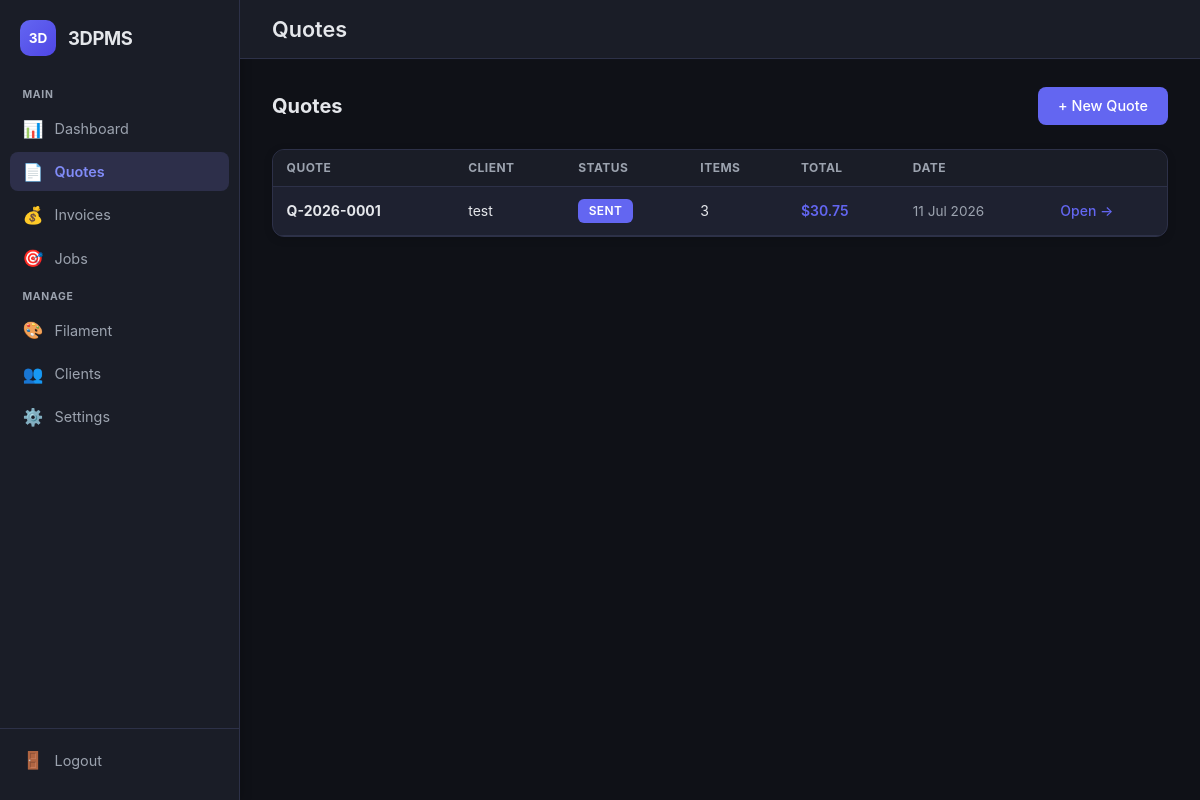
Page /dash/quotes (signed in) on the earlier database version.
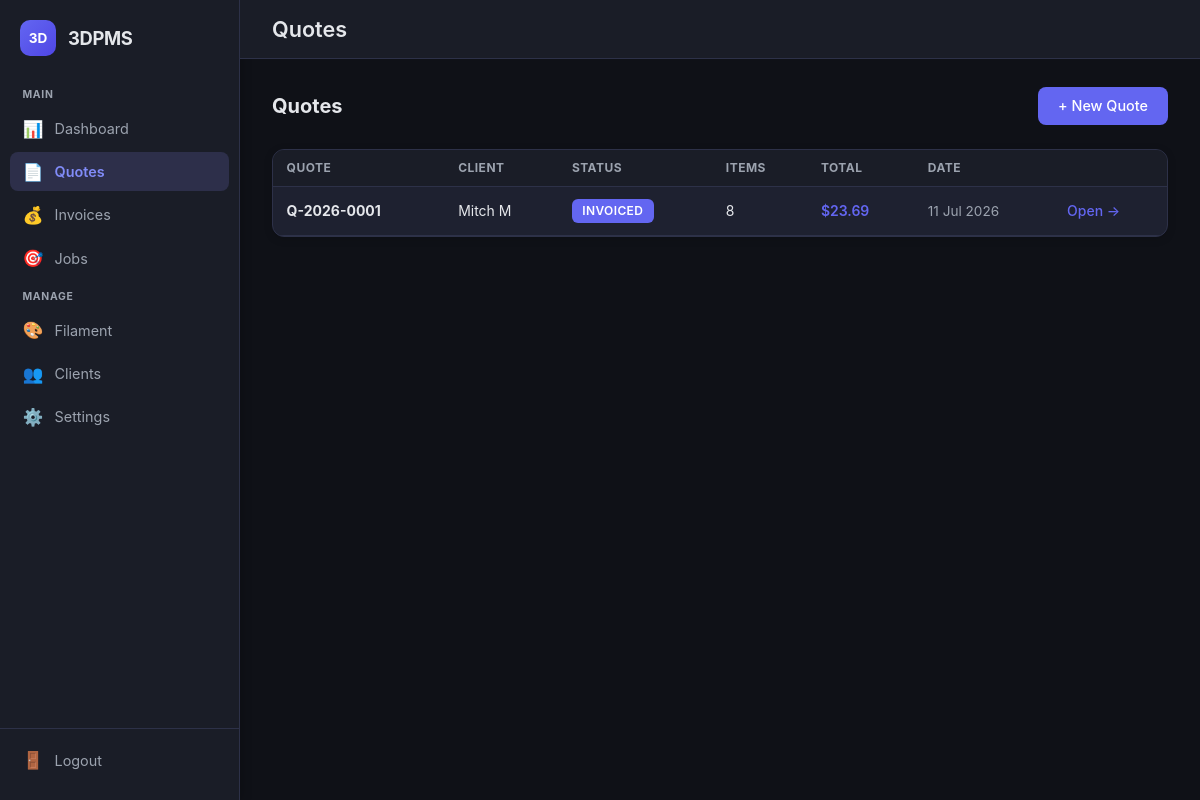
Same page on the later database version.
### app/models.py (models this page shows, shortened)
class Quote(db.Model):
    id = db.Column(db.Integer, primary_key=True)
    quote_number = db.Column(db.String(50), unique=True)
    client_id = db.Column(db.Integer, db.ForeignKey('client.id'))
    client = db.relationship('Client', backref='quotes')
    status = db.Column(db.String(50), default='Draft')
    total = db.Column(db.Float, default=0.0)
    notes = db.Column(db.Text)
    created_at = db.Column(db.DateTime, default=datetime.utcnow)
    digital_signature_enabled = db.Column(db.Boolean, default=False)
    payment_method = db.Column(db.String(200), default='Bank Transfer')
    surcharge_percent = db.Column(db.Float, default=0.0)
    surcharge_overrides = db.Column(db.Text, default='{}')
    markup_percent = db.Column(db.Float, default=0.0)
    show_markup_to_client = db.Column(db.Boolean, default=False)
    version = db.Column(db.String(20), default='1')
    version_history = db.Column(db.Text)
    valid_until = db.Column(db.Date)
    upload_token = db.Column(db.String(64), unique=True, index=True)
    signed_copy_filename = db.Column(db.String(300))
    signed_copy_uploaded_at = db.Column(db.DateTime)
    notify_me = db.Column(db.Boolean, default=False)
    items = db.relationship('QuoteItem', backref='quote', lazy=True, cascade='all, delete-orphan')
    @property
    def display_number(self):
        return self.quote_number or f'Q-{self.id:04d}'

class Client(db.Model):
    id = db.Column(db.Integer, primary_key=True)
    name = db.Column(db.String(200), nullable=False)
    phone = db.Column(db.String(50))
    email = db.Column(db.String(200))
    notes = db.Column(db.Text)
    created_at = db.Column(db.DateTime, default=datetime.utcnow)

### app/main.py (the view)
@main_bp.route('/quotes', methods=['GET'])
@login_required
def quotes():
    quotes = Quote.query.order_by(Quote.created_at.desc()).all()
    return render_template('quotes.html', quotes=quotes)

### app/templates/quotes.html
{% extends 'base.html' %}
{% block page_title %}Quotes{% endblock %}
{% block content %}
<div class="page-header">
  <h2>Quotes</h2>
  <a href="{{ url_for('main.new_quote') }}" class="btn">+ New Quote</a>
</div>
{% if quotes %}
<div class="panel" style="padding: 0; overflow: hidden;">
  <table class="data-table">
    <thead>
      <tr>
        <th>Quote</th>
        <th>Client</th>
        <th>Status</th>
        <th>Items</th>
        <th>Total</th>
        <th>Date</th>
        <th></th>
      </tr>
    </thead>
    <tbody>
      {% for quote in quotes %}
      <tr>
        <td><strong>{{ quote.display_number }}</strong></td>
        <td>{{ quote.client.name }}</td>
        <td><span class="badge badge-accent">{{ quote.status }}</span></td>
        <td>{{ quote.items|length }}</td>
        <td style="color: var(--accent); font-weight: 600;">${{ "%.2f"|format(quote.total) }}</td>
        <td style="color: var(--text-muted); font-size: 0.85rem;">{{ quote.created_at.strftime('%d %b %Y') if quote.created_at else '—' }}</td>
        <td><a href="{{ url_for('main.quote_detail', quote_id=quote.id) }}" style="color: var(--accent); text-decoration: none; font-weight: 500;">Open →</a></td>
      </tr>
      {% endfor %}
    </tbody>
  </table>
</div>
{% else %}
<div class="card empty-state">
  <p>No quotes yet.</p>
  <a href="{{ url_for('main.new_quote') }}" class="btn" style="margin-top: 1rem;">Create your first quote</a>
</div>
{% endif %}
{% endblock %}

Differences in the rows shown:
changed Quote: client.name "test" → "Mitch M"; status "SENT" → "INVOICED"; items|length "3" → "8"; total "30.75" → "23.69"
